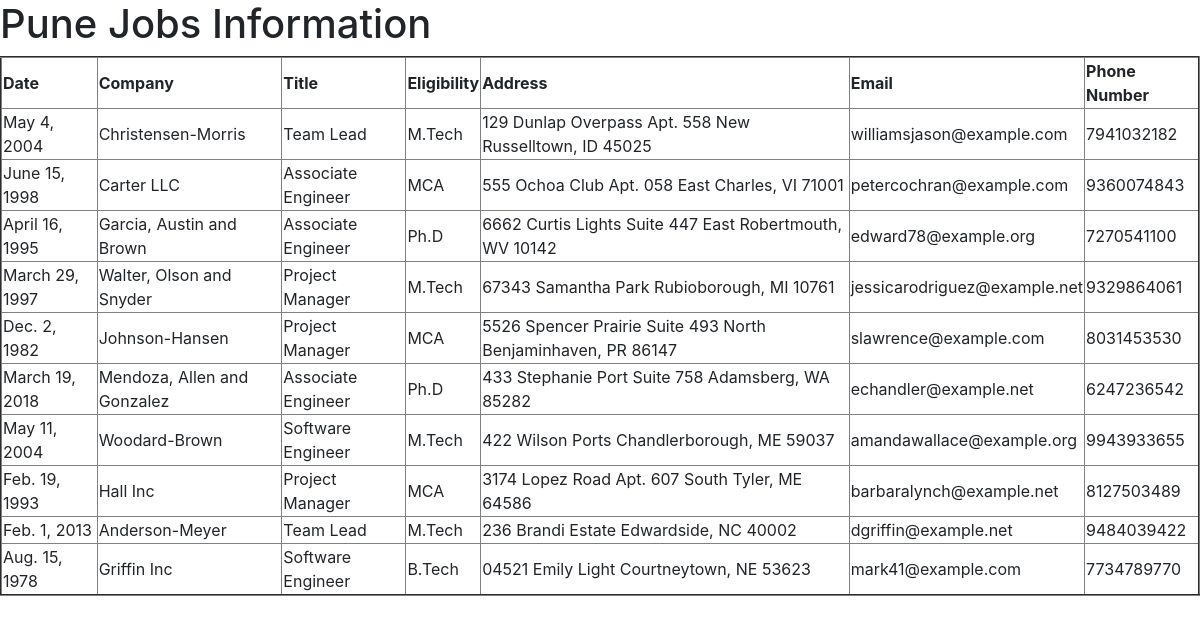
Page /punejobs/ on the committed database.
### testapp/models.py (models this page shows)
class PuneJobs(models.Model):
    date=models.DateField()
    company=models.CharField(max_length=30)
    title=models.CharField(max_length=30)
    eligibility=models.CharField(max_length=30)
    address=models.CharField(max_length=30)
    email=models.EmailField()
    phonenumber=models.BigIntegerField()

### testapp/views.py (the view)
# urls.py: path('punejobs/', views.punejobs_view),
def punejobs_view(request):
    jobs_list=PuneJobs.objects.all()
    my_dict={'jobs_list':jobs_list}
    return render(request,'testapp/punejobs.html',my_dict)

### template/testapp/punejobs.html (shortened to what this page needs)
<!DOCTYPE html>
<html lang="en" dir="ltr">
{% load static %}
  <head>
    <link rel="stylesheet" href="https://cdn.jsdelivr.net/npm/bootstrap@4.6.2/dist/css/bootstrap.min.css">
  </head>
  <body>
        <h1>Pune Jobs Information</h1>
        {% if jobs_list %}
        <table border="2">
          <thead>
            <th>Date</th>
            <th>Company</th>
            <th>Title</th>
            <th>Eligibility</th>
            <th>Address</th>
            <th>Email</th>
            <th>Phone Number</th>
          </thead>
          {% for job in jobs_list %}
          <tr>
            <td>{{job.date}}</td>
            <td>{{job.company}}</td>
            <td>{{job.title}}</td>
            <td>{{job.eligibility}}</td>
            <td>{{job.address}}</td>
            <td>{{job.email}}</td>
            <td>{{job.phonenumber}}</td>
          </tr>
          {% endfor %}
        </table>
        {% else %}
        <p>No Jobs in Pune</p>
        {% endif %}
      </body>
    </html>

### rows in the picture
PuneJobs: date "May 4, 2004", company "Christensen-Morris", title "Team Lead", eligibility "M.Tech", address "129 Dunlap Overpass Apt. 558 New Russelltown, ID 45025", email "williamsjason@example.com", phonenumber "7941032182"
PuneJobs: date "June 15, 1998", company "Carter LLC", title "Associate Engineer", eligibility "MCA", address "555 Ochoa Club Apt. 058 East Charles, VI 71001", email "petercochran@example.com", phonenumber "9360074843"
PuneJobs: date "April 16, 1995", company "Garcia, Austin and Brown", title "Associate Engineer", eligibility "Ph.D", address "6662 Curtis Lights Suite 447 East Robertmouth, WV 10142", email "edward78@example.org", phonenumber "7270541100"
PuneJobs: date "March 29, 1997", company "Walter, Olson and Snyder", title "Project Manager", eligibility "M.Tech", address "67343 Samantha Park Rubioborough, MI 10761", email "jessicarodriguez@example.net", phonenumber "9329864061"
PuneJobs: date "Dec. 2, 1982", company "Johnson-Hansen", title "Project Manager", eligibility "MCA", address "5526 Spencer Prairie Suite 493 North Benjaminhaven, PR 86147", email "slawrence@example.com", phonenumber "8031453530"
PuneJobs: date "March 19, 2018", company "Mendoza, Allen and Gonzalez", title "Associate Engineer", eligibility "Ph.D", address "433 Stephanie Port Suite 758 Adamsberg, WA 85282", email "echandler@example.net", phonenumber "6247236542"
PuneJobs: date "May 11, 2004", company "Woodard-Brown", title "Software Engineer", eligibility "M.Tech", address "422 Wilson Ports Chandlerborough, ME 59037", email "amandawallace@example.org", phonenumber "9943933655"
PuneJobs: date "Feb. 19, 1993", company "Hall Inc", title "Project Manager", eligibility "MCA", address "3174 Lopez Road Apt. 607 South Tyler, ME 64586", email "barbaralynch@example.net", phonenumber "8127503489"
PuneJobs: date "Feb. 1, 2013", company "Anderson-Meyer", title "Team Lead", eligibility "M.Tech", address "236 Brandi Estate Edwardside, NC 40002", email "dgriffin@example.net", phonenumber "9484039422"
PuneJobs: date "Aug. 15, 1978", company "Griffin Inc", title "Software Engineer", eligibility "B.Tech", address "04521 Emily Light Courtneytown, NE 53623", email "mark41@example.com", phonenumber "7734789770"
